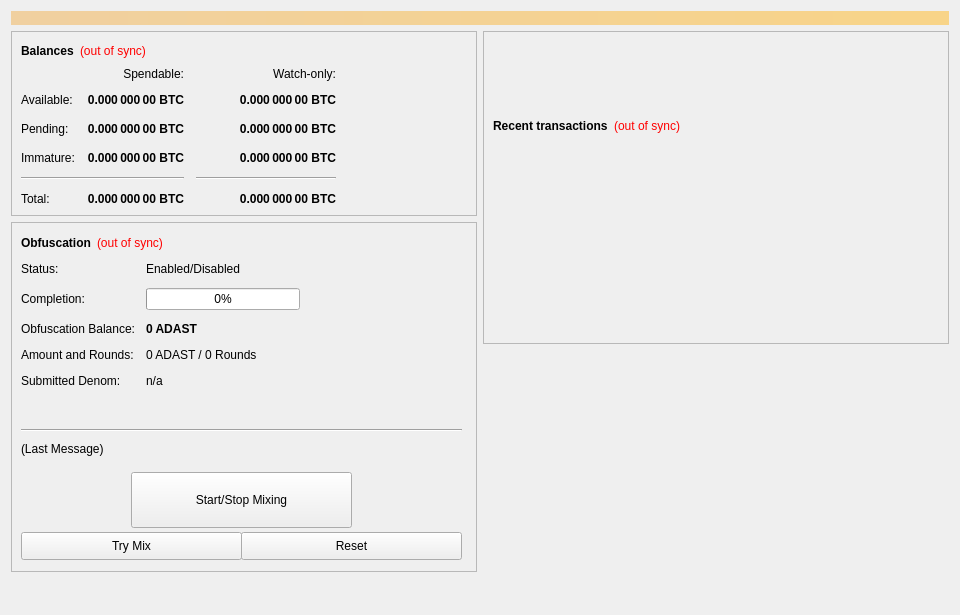
<?xml version="1.0" encoding="UTF-8"?>
<ui version="4.0">
 <class>OverviewPage</class>
 <widget class="QWidget" name="OverviewPage">
  <property name="geometry">
   <rect>
    <x>0</x>
    <y>0</y>
    <width>960</width>
    <height>615</height>
   </rect>
  </property>
  <property name="minimumSize">
   <size>
    <width>960</width>
    <height>0</height>
   </size>
  </property>
  <property name="windowTitle">
   <string>Form</string>
  </property>
  <layout class="QVBoxLayout" name="topLayout">
   <item>
    <widget class="QLabel" name="labelAlerts">
     <property name="visible">
      <bool>false</bool>
     </property>
     <property name="styleSheet">
      <string notr="true">background-color: qlineargradient(x1: 0, y1: 0, x2: 1, y2: 0, stop:0 #F0D0A0, stop:1 #F8D488); color:#000000;</string>
     </property>
     <property name="wordWrap">
      <bool>true</bool>
     </property>
     <property name="margin">
      <number>3</number>
     </property>
    </widget>
   </item>
   <item>
    <layout class="QHBoxLayout" name="horizontalLayout" stretch="1,1">
     <item>
      <layout class="QVBoxLayout" name="verticalLayout_2">
       <item>
        <widget class="QFrame" name="frame">
         <property name="frameShape">
          <enum>QFrame::StyledPanel</enum>
         </property>
         <property name="frameShadow">
          <enum>QFrame::Raised</enum>
         </property>
         <layout class="QVBoxLayout" name="verticalLayout_4">
          <item>
           <layout class="QHBoxLayout" name="horizontalLayout_4">
            <item>
             <widget class="QLabel" name="label_5">
              <property name="font">
               <font>
                <weight>75</weight>
                <bold>true</bold>
               </font>
              </property>
              <property name="text">
               <string>Balances</string>
              </property>
             </widget>
            </item>
            <item>
             <widget class="QLabel" name="labelWalletStatus">
              <property name="cursor">
               <cursorShape>WhatsThisCursor</cursorShape>
              </property>
              <property name="toolTip">
               <string>The displayed information may be out of date. Your wallet automatically synchronizes with the Adast network after a connection is established, but this process has not completed yet.</string>
              </property>
              <property name="styleSheet">
               <string notr="true">QLabel { color: red; }</string>
              </property>
              <property name="text">
               <string notr="true">(out of sync)</string>
              </property>
              <property name="alignment">
               <set>Qt::AlignLeading|Qt::AlignLeft|Qt::AlignVCenter</set>
              </property>
             </widget>
            </item>
            <item>
             <spacer name="horizontalSpacer_3">
              <property name="orientation">
               <enum>Qt::Horizontal</enum>
              </property>
              <property name="sizeHint" stdset="0">
               <size>
                <width>40</width>
                <height>20</height>
               </size>
              </property>
             </spacer>
            </item>
           </layout>
          </item>
          <item>
           <layout class="QGridLayout" name="gridLayout">
            <property name="spacing">
             <number>12</number>
            </property>
            <item row="2" column="2">
             <widget class="QLabel" name="labelWatchPending">
              <property name="font">
               <font>
                <weight>75</weight>
                <bold>true</bold>
               </font>
              </property>
              <property name="cursor">
               <cursorShape>IBeamCursor</cursorShape>
              </property>
              <property name="toolTip">
               <string>Unconfirmed transactions to watch-only addresses</string>
              </property>
              <property name="text">
               <string notr="true">0.000 000 00 BTC</string>
              </property>
              <property name="alignment">
               <set>Qt::AlignRight|Qt::AlignTrailing|Qt::AlignVCenter</set>
              </property>
              <property name="textInteractionFlags">
               <set>Qt::LinksAccessibleByMouse|Qt::TextSelectableByKeyboard|Qt::TextSelectableByMouse</set>
              </property>
             </widget>
            </item>
            <item row="2" column="1">
             <widget class="QLabel" name="labelUnconfirmed">
              <property name="font">
               <font>
                <weight>75</weight>
                <bold>true</bold>
               </font>
              </property>
              <property name="cursor">
               <cursorShape>IBeamCursor</cursorShape>
              </property>
              <property name="toolTip">
               <string>Total of transactions that have yet to be confirmed, and do not yet count toward the spendable balance</string>
              </property>
              <property name="text">
               <string notr="true">0.000 000 00 BTC</string>
              </property>
              <property name="alignment">
               <set>Qt::AlignRight|Qt::AlignTrailing|Qt::AlignVCenter</set>
              </property>
              <property name="textInteractionFlags">
               <set>Qt::LinksAccessibleByMouse|Qt::TextSelectableByKeyboard|Qt::TextSelectableByMouse</set>
              </property>
             </widget>
            </item>
            <item row="3" column="2">
             <widget class="QLabel" name="labelWatchImmature">
              <property name="font">
               <font>
                <weight>75</weight>
                <bold>true</bold>
               </font>
              </property>
              <property name="cursor">
               <cursorShape>IBeamCursor</cursorShape>
              </property>
              <property name="toolTip">
               <string>Staked or masternode rewards in watch-only addresses that has not yet matured</string>
              </property>
              <property name="text">
               <string notr="true">0.000 000 00 BTC</string>
              </property>
              <property name="alignment">
               <set>Qt::AlignRight|Qt::AlignTrailing|Qt::AlignVCenter</set>
              </property>
              <property name="textInteractionFlags">
               <set>Qt::LinksAccessibleByMouse|Qt::TextSelectableByKeyboard|Qt::TextSelectableByMouse</set>
              </property>
             </widget>
            </item>
            <item row="4" column="0" colspan="2">
             <widget class="Line" name="lineSpendableBalance">
              <property name="orientation">
               <enum>Qt::Horizontal</enum>
              </property>
             </widget>
            </item>
            <item row="4" column="2">
             <widget class="Line" name="lineWatchBalance">
              <property name="sizePolicy">
               <sizepolicy hsizetype="Preferred" vsizetype="Fixed">
                <horstretch>0</horstretch>
                <verstretch>0</verstretch>
               </sizepolicy>
              </property>
              <property name="minimumSize">
               <size>
                <width>140</width>
                <height>0</height>
               </size>
              </property>
              <property name="orientation">
               <enum>Qt::Horizontal</enum>
              </property>
             </widget>
            </item>
            <item row="5" column="0">
             <widget class="QLabel" name="labelTotalText">
              <property name="text">
               <string>Total:</string>
              </property>
             </widget>
            </item>
            <item row="3" column="1">
             <widget class="QLabel" name="labelImmature">
              <property name="font">
               <font>
                <weight>75</weight>
                <bold>true</bold>
               </font>
              </property>
              <property name="cursor">
               <cursorShape>IBeamCursor</cursorShape>
              </property>
              <property name="toolTip">
               <string>Staked or masternode rewards that has not yet matured</string>
              </property>
              <property name="text">
               <string notr="true">0.000 000 00 BTC</string>
              </property>
              <property name="alignment">
               <set>Qt::AlignRight|Qt::AlignTrailing|Qt::AlignVCenter</set>
              </property>
              <property name="textInteractionFlags">
               <set>Qt::LinksAccessibleByMouse|Qt::TextSelectableByKeyboard|Qt::TextSelectableByMouse</set>
              </property>
             </widget>
            </item>
            <item row="2" column="3">
             <spacer name="horizontalSpacer_2">
              <property name="orientation">
               <enum>Qt::Horizontal</enum>
              </property>
              <property name="sizeHint" stdset="0">
               <size>
                <width>40</width>
                <height>20</height>
               </size>
              </property>
             </spacer>
            </item>
            <item row="3" column="0">
             <widget class="QLabel" name="labelImmatureText">
              <property name="text">
               <string>Immature:</string>
              </property>
             </widget>
            </item>
            <item row="5" column="1">
             <widget class="QLabel" name="labelTotal">
              <property name="font">
               <font>
                <weight>75</weight>
                <bold>true</bold>
               </font>
              </property>
              <property name="cursor">
               <cursorShape>IBeamCursor</cursorShape>
              </property>
              <property name="toolTip">
               <string>Your current total balance</string>
              </property>
              <property name="text">
               <string notr="true">0.000 000 00 BTC</string>
              </property>
              <property name="alignment">
               <set>Qt::AlignRight|Qt::AlignTrailing|Qt::AlignVCenter</set>
              </property>
              <property name="textInteractionFlags">
               <set>Qt::LinksAccessibleByMouse|Qt::TextSelectableByKeyboard|Qt::TextSelectableByMouse</set>
              </property>
             </widget>
            </item>
            <item row="5" column="2">
             <widget class="QLabel" name="labelWatchTotal">
              <property name="font">
               <font>
                <weight>75</weight>
                <bold>true</bold>
               </font>
              </property>
              <property name="cursor">
               <cursorShape>IBeamCursor</cursorShape>
              </property>
              <property name="toolTip">
               <string>Current total balance in watch-only addresses</string>
              </property>
              <property name="text">
               <string notr="true">0.000 000 00 BTC</string>
              </property>
              <property name="alignment">
               <set>Qt::AlignRight|Qt::AlignTrailing|Qt::AlignVCenter</set>
              </property>
              <property name="textInteractionFlags">
               <set>Qt::LinksAccessibleByMouse|Qt::TextSelectableByKeyboard|Qt::TextSelectableByMouse</set>
              </property>
             </widget>
            </item>
            <item row="0" column="2">
             <widget class="QLabel" name="labelWatchonly">
              <property name="text">
               <string>Watch-only:</string>
              </property>
              <property name="alignment">
               <set>Qt::AlignRight|Qt::AlignTrailing|Qt::AlignVCenter</set>
              </property>
             </widget>
            </item>
            <item row="1" column="0">
             <widget class="QLabel" name="labelBalanceText">
              <property name="text">
               <string>Available:</string>
              </property>
             </widget>
            </item>
            <item row="1" column="1">
             <widget class="QLabel" name="labelBalance">
              <property name="font">
               <font>
                <weight>75</weight>
                <bold>true</bold>
               </font>
              </property>
              <property name="cursor">
               <cursorShape>IBeamCursor</cursorShape>
              </property>
              <property name="toolTip">
               <string>Your current spendable balance</string>
              </property>
              <property name="text">
               <string notr="true">0.000 000 00 BTC</string>
              </property>
              <property name="alignment">
               <set>Qt::AlignRight|Qt::AlignTrailing|Qt::AlignVCenter</set>
              </property>
              <property name="textInteractionFlags">
               <set>Qt::LinksAccessibleByMouse|Qt::TextSelectableByKeyboard|Qt::TextSelectableByMouse</set>
              </property>
             </widget>
            </item>
            <item row="1" column="2">
             <widget class="QLabel" name="labelWatchAvailable">
              <property name="font">
               <font>
                <weight>75</weight>
                <bold>true</bold>
               </font>
              </property>
              <property name="cursor">
               <cursorShape>IBeamCursor</cursorShape>
              </property>
              <property name="toolTip">
               <string>Your current balance in watch-only addresses</string>
              </property>
              <property name="text">
               <string notr="true">0.000 000 00 BTC</string>
              </property>
              <property name="alignment">
               <set>Qt::AlignRight|Qt::AlignTrailing|Qt::AlignVCenter</set>
              </property>
              <property name="textInteractionFlags">
               <set>Qt::LinksAccessibleByMouse|Qt::TextSelectableByKeyboard|Qt::TextSelectableByMouse</set>
              </property>
             </widget>
            </item>
            <item row="2" column="0">
             <widget class="QLabel" name="labelPendingText">
              <property name="text">
               <string>Pending:</string>
              </property>
             </widget>
            </item>
            <item row="0" column="1">
             <widget class="QLabel" name="labelSpendable">
              <property name="text">
               <string>Spendable:</string>
              </property>
              <property name="alignment">
               <set>Qt::AlignRight|Qt::AlignTrailing|Qt::AlignVCenter</set>
              </property>
             </widget>
            </item>
           </layout>
          </item>
         </layout>
        </widget>
       </item>
       <item>
        <widget class="QFrame" name="frameObfuscation">
         <property name="minimumSize">
          <size>
           <width>0</width>
           <height>350</height>
          </size>
         </property>
         <property name="layoutDirection">
          <enum>Qt::LeftToRight</enum>
         </property>
         <property name="frameShape">
          <enum>QFrame::StyledPanel</enum>
         </property>
         <property name="frameShadow">
          <enum>QFrame::Raised</enum>
         </property>
         <widget class="QWidget" name="formLayoutWidget">
          <property name="geometry">
           <rect>
            <x>10</x>
            <y>40</y>
            <width>451</width>
            <height>161</height>
           </rect>
          </property>
          <layout class="QFormLayout" name="formLayout">
           <property name="fieldGrowthPolicy">
            <enum>QFormLayout::AllNonFixedFieldsGrow</enum>
           </property>
           <property name="horizontalSpacing">
            <number>11</number>
           </property>
           <property name="verticalSpacing">
            <number>12</number>
           </property>
           <item row="0" column="0">
            <widget class="QLabel" name="label_6">
             <property name="text">
              <string>Status:</string>
             </property>
            </widget>
           </item>
           <item row="1" column="0">
            <widget class="QLabel" name="label_7">
             <property name="text">
              <string>Completion:</string>
             </property>
            </widget>
           </item>
           <item row="1" column="1">
            <widget class="QProgressBar" name="obfuscationProgress">
             <property name="maximumSize">
              <size>
               <width>154</width>
               <height>16777215</height>
              </size>
             </property>
             <property name="value">
              <number>0</number>
             </property>
            </widget>
           </item>
           <item row="2" column="0">
            <widget class="QLabel" name="labelAnonymizedText">
             <property name="text">
              <string>Obfuscation Balance:</string>
             </property>
            </widget>
           </item>
           <item row="2" column="1">
            <widget class="QLabel" name="labelAnonymized">
             <property name="font">
              <font>
               <weight>75</weight>
               <bold>true</bold>
              </font>
             </property>
             <property name="text">
              <string notr="true">0 ADAST</string>
             </property>
            </widget>
           </item>
           <item row="3" column="0">
            <widget class="QLabel" name="label_8">
             <property name="text">
              <string>Amount and Rounds:</string>
             </property>
            </widget>
           </item>
           <item row="3" column="1">
            <widget class="QLabel" name="labelAmountRounds">
             <property name="text">
              <string>0 ADAST / 0 Rounds</string>
             </property>
            </widget>
           </item>
           <item row="4" column="0">
            <widget class="QLabel" name="label_9">
             <property name="text">
              <string>Submitted Denom:</string>
             </property>
            </widget>
           </item>
           <item row="4" column="1">
            <widget class="QLabel" name="labelSubmittedDenom">
             <property name="toolTip">
              <string>The denominations you submitted to the Masternode.&lt;br&gt;To mix, other users must submit the exact same denominations.</string>
             </property>
             <property name="text">
              <string>n/a</string>
             </property>
            </widget>
           </item>
           <item row="0" column="1">
            <widget class="QLabel" name="obfuscationEnabled">
             <property name="text">
              <string>Enabled/Disabled</string>
             </property>
            </widget>
           </item>
          </layout>
         </widget>
         <widget class="QPushButton" name="runAutoDenom">
          <property name="geometry">
           <rect>
            <x>251</x>
            <y>17</y>
            <width>1</width>
            <height>1</height>
           </rect>
          </property>
          <property name="palette">
           <palette>
            <active>
             <colorrole role="WindowText">
              <brush brushstyle="SolidPattern">
               <color alpha="255">
                <red>0</red>
                <green>0</green>
                <blue>0</blue>
               </color>
              </brush>
             </colorrole>
             <colorrole role="Button">
              <brush brushstyle="SolidPattern">
               <color alpha="255">
                <red>239</red>
                <green>238</green>
                <blue>238</blue>
               </color>
              </brush>
             </colorrole>
             <colorrole role="Light">
              <brush brushstyle="SolidPattern">
               <color alpha="255">
                <red>255</red>
                <green>255</green>
                <blue>255</blue>
               </color>
              </brush>
             </colorrole>
             <colorrole role="Midlight">
              <brush brushstyle="SolidPattern">
               <color alpha="255">
                <red>247</red>
                <green>246</green>
                <blue>246</blue>
               </color>
              </brush>
             </colorrole>
             <colorrole role="Dark">
              <brush brushstyle="SolidPattern">
               <color alpha="255">
                <red>119</red>
                <green>119</green>
                <blue>119</blue>
               </color>
              </brush>
             </colorrole>
             <colorrole role="Mid">
              <brush brushstyle="SolidPattern">
               <color alpha="255">
                <red>159</red>
                <green>159</green>
                <blue>159</blue>
               </color>
              </brush>
             </colorrole>
             <colorrole role="Text">
              <brush brushstyle="SolidPattern">
               <color alpha="255">
                <red>0</red>
                <green>0</green>
                <blue>0</blue>
               </color>
              </brush>
             </colorrole>
             <colorrole role="BrightText">
              <brush brushstyle="SolidPattern">
               <color alpha="255">
                <red>255</red>
                <green>255</green>
                <blue>255</blue>
               </color>
              </brush>
             </colorrole>
             <colorrole role="ButtonText">
              <brush brushstyle="SolidPattern">
               <color alpha="255">
                <red>0</red>
                <green>0</green>
                <blue>0</blue>
               </color>
              </brush>
             </colorrole>
             <colorrole role="Base">
              <brush brushstyle="SolidPattern">
               <color alpha="255">
                <red>255</red>
                <green>255</green>
                <blue>255</blue>
               </color>
              </brush>
             </colorrole>
             <colorrole role="Window">
              <brush brushstyle="SolidPattern">
               <color alpha="255">
                <red>239</red>
                <green>238</green>
                <blue>238</blue>
               </color>
              </brush>
             </colorrole>
             <colorrole role="Shadow">
              <brush brushstyle="SolidPattern">
               <color alpha="255">
                <red>0</red>
                <green>0</green>
                <blue>0</blue>
               </color>
              </brush>
             </colorrole>
             <colorrole role="AlternateBase">
              <brush brushstyle="SolidPattern">
               <color alpha="255">
                <red>247</red>
                <green>246</green>
                <blue>246</blue>
               </color>
              </brush>
             </colorrole>
             <colorrole role="ToolTipBase">
              <brush brushstyle="SolidPattern">
               <color alpha="255">
                <red>255</red>
                <green>255</green>
                <blue>220</blue>
               </color>
              </brush>
             </colorrole>
             <colorrole role="ToolTipText">
              <brush brushstyle="SolidPattern">
               <color alpha="255">
                <red>0</red>
                <green>0</green>
                <blue>0</blue>
               </color>
              </brush>
             </colorrole>
            </active>
            <inactive>
             <colorrole role="WindowText">
              <brush brushstyle="SolidPattern">
               <color alpha="255">
                <red>0</red>
                <green>0</green>
                <blue>0</blue>
               </color>
              </brush>
             </colorrole>
             <colorrole role="Button">
              <brush brushstyle="SolidPattern">
               <color alpha="255">
                <red>239</red>
                <green>238</green>
                <blue>238</blue>
               </color>
              </brush>
             </colorrole>
             <colorrole role="Light">
              <brush brushstyle="SolidPattern">
               <color alpha="255">
                <red>255</red>
                <green>255</green>
                <blue>255</blue>
               </color>
              </brush>
             </colorrole>
             <colorrole role="Midlight">
              <brush brushstyle="SolidPattern">
               <color alpha="255">
                <red>247</red>
                <green>246</green>
                <blue>246</blue>
               </color>
              </brush>
             </colorrole>
             <colorrole role="Dark">
              <brush brushstyle="SolidPattern">
               <color alpha="255">
                <red>119</red>
                <green>119</green>
                <blue>119</blue>
               </color>
              </brush>
             </colorrole>
             <colorrole role="Mid">
              <brush brushstyle="SolidPattern">
               <color alpha="255">
                <red>159</red>
                <green>159</green>
                <blue>159</blue>
               </color>
              </brush>
             </colorrole>
             <colorrole role="Text">
              <brush brushstyle="SolidPattern">
               <color alpha="255">
                <red>0</red>
                <green>0</green>
                <blue>0</blue>
               </color>
              </brush>
             </colorrole>
             <colorrole role="BrightText">
              <brush brushstyle="SolidPattern">
               <color alpha="255">
                <red>255</red>
                <green>255</green>
                <blue>255</blue>
               </color>
              </brush>
             </colorrole>
             <colorrole role="ButtonText">
              <brush brushstyle="SolidPattern">
               <color alpha="255">
                <red>0</red>
                <green>0</green>
                <blue>0</blue>
               </color>
              </brush>
             </colorrole>
             <colorrole role="Base">
              <brush brushstyle="SolidPattern">
               <color alpha="255">
                <red>255</red>
                <green>255</green>
                <blue>255</blue>
               </color>
              </brush>
             </colorrole>
             <colorrole role="Window">
              <brush brushstyle="SolidPattern">
               <color alpha="255">
                <red>239</red>
                <green>238</green>
                <blue>238</blue>
               </color>
              </brush>
             </colorrole>
             <colorrole role="Shadow">
              <brush brushstyle="SolidPattern">
               <color alpha="255">
                <red>0</red>
                <green>0</green>
                <blue>0</blue>
               </color>
              </brush>
             </colorrole>
             <colorrole role="AlternateBase">
              <brush brushstyle="SolidPattern">
               <color alpha="255">
                <red>247</red>
                <green>246</green>
                <blue>246</blue>
               </color>
              </brush>
             </colorrole>
             <colorrole role="ToolTipBase">
              <brush brushstyle="SolidPattern">
               <color alpha="255">
                <red>255</red>
                <green>255</green>
                <blue>220</blue>
               </color>
              </brush>
             </colorrole>
             <colorrole role="ToolTipText">
              <brush brushstyle="SolidPattern">
               <color alpha="255">
                <red>0</red>
                <green>0</green>
                <blue>0</blue>
               </color>
              </brush>
             </colorrole>
            </inactive>
            <disabled>
             <colorrole role="WindowText">
              <brush brushstyle="SolidPattern">
               <color alpha="255">
                <red>119</red>
                <green>119</green>
                <blue>119</blue>
               </color>
              </brush>
             </colorrole>
             <colorrole role="Button">
              <brush brushstyle="SolidPattern">
               <color alpha="255">
                <red>239</red>
                <green>238</green>
                <blue>238</blue>
               </color>
              </brush>
             </colorrole>
             <colorrole role="Light">
              <brush brushstyle="SolidPattern">
               <color alpha="255">
                <red>255</red>
                <green>255</green>
                <blue>255</blue>
               </color>
              </brush>
             </colorrole>
             <colorrole role="Midlight">
              <brush brushstyle="SolidPattern">
               <color alpha="255">
                <red>247</red>
                <green>246</green>
                <blue>246</blue>
               </color>
              </brush>
             </colorrole>
             <colorrole role="Dark">
              <brush brushstyle="SolidPattern">
               <color alpha="255">
                <red>119</red>
                <green>119</green>
                <blue>119</blue>
               </color>
              </brush>
             </colorrole>
             <colorrole role="Mid">
              <brush brushstyle="SolidPattern">
               <color alpha="255">
                <red>159</red>
                <green>159</green>
                <blue>159</blue>
               </color>
              </brush>
             </colorrole>
             <colorrole role="Text">
              <brush brushstyle="SolidPattern">
               <color alpha="255">
                <red>119</red>
                <green>119</green>
                <blue>119</blue>
               </color>
              </brush>
             </colorrole>
             <colorrole role="BrightText">
              <brush brushstyle="SolidPattern">
               <color alpha="255">
                <red>255</red>
                <green>255</green>
                <blue>255</blue>
               </color>
              </brush>
             </colorrole>
             <colorrole role="ButtonText">
              <brush brushstyle="SolidPattern">
               <color alpha="255">
                <red>119</red>
                <green>119</green>
                <blue>119</blue>
               </color>
              </brush>
             </colorrole>
             <colorrole role="Base">
              <brush brushstyle="SolidPattern">
               <color alpha="255">
                <red>239</red>
                <green>238</green>
                <blue>238</blue>
               </color>
              </brush>
             </colorrole>
             <colorrole role="Window">
              <brush brushstyle="SolidPattern">
               <color alpha="255">
                <red>239</red>
                <green>238</green>
                <blue>238</blue>
               </color>
              </brush>
             </colorrole>
             <colorrole role="Shadow">
              <brush brushstyle="SolidPattern">
               <color alpha="255">
                <red>0</red>
                <green>0</green>
                <blue>0</blue>
               </color>
              </brush>
             </colorrole>
             <colorrole role="AlternateBase">
              <brush brushstyle="SolidPattern">
               <color alpha="255">
                <red>239</red>
                <green>238</green>
                <blue>238</blue>
               </color>
              </brush>
             </colorrole>
             <colorrole role="ToolTipBase">
              <brush brushstyle="SolidPattern">
               <color alpha="255">
                <red>255</red>
                <green>255</green>
                <blue>220</blue>
               </color>
              </brush>
             </colorrole>
             <colorrole role="ToolTipText">
              <brush brushstyle="SolidPattern">
               <color alpha="255">
                <red>0</red>
                <green>0</green>
                <blue>0</blue>
               </color>
              </brush>
             </colorrole>
            </disabled>
           </palette>
          </property>
          <property name="focusPolicy">
           <enum>Qt::NoFocus</enum>
          </property>
          <property name="autoFillBackground">
           <bool>true</bool>
          </property>
          <property name="text">
           <string/>
          </property>
          <property name="flat">
           <bool>true</bool>
          </property>
         </widget>
         <widget class="QPushButton" name="toggleObfuscation">
          <property name="geometry">
           <rect>
            <x>120</x>
            <y>250</y>
            <width>221</width>
            <height>56</height>
           </rect>
          </property>
          <property name="sizePolicy">
           <sizepolicy hsizetype="MinimumExpanding" vsizetype="Fixed">
            <horstretch>0</horstretch>
            <verstretch>0</verstretch>
           </sizepolicy>
          </property>
          <property name="text">
           <string>Start/Stop Mixing</string>
          </property>
         </widget>
         <widget class="Line" name="lineLastMessage">
          <property name="geometry">
           <rect>
            <x>10</x>
            <y>200</y>
            <width>441</width>
            <height>16</height>
           </rect>
          </property>
          <property name="orientation">
           <enum>Qt::Horizontal</enum>
          </property>
         </widget>
         <widget class="QLabel" name="obfuscationStatus">
          <property name="geometry">
           <rect>
            <x>10</x>
            <y>220</y>
            <width>451</width>
            <height>61</height>
           </rect>
          </property>
          <property name="minimumSize">
           <size>
            <width>288</width>
            <height>43</height>
           </size>
          </property>
          <property name="text">
           <string>(Last Message)</string>
          </property>
          <property name="alignment">
           <set>Qt::AlignLeading|Qt::AlignLeft|Qt::AlignTop</set>
          </property>
          <property name="wordWrap">
           <bool>true</bool>
          </property>
         </widget>
         <widget class="QPushButton" name="obfuscationAuto">
          <property name="geometry">
           <rect>
            <x>10</x>
            <y>310</y>
            <width>221</width>
            <height>28</height>
           </rect>
          </property>
          <property name="sizePolicy">
           <sizepolicy hsizetype="MinimumExpanding" vsizetype="Fixed">
            <horstretch>0</horstretch>
            <verstretch>0</verstretch>
           </sizepolicy>
          </property>
          <property name="toolTip">
           <string>Try to manually submit a Obfuscation request.</string>
          </property>
          <property name="text">
           <string>Try Mix</string>
          </property>
         </widget>
         <widget class="QPushButton" name="obfuscationReset">
          <property name="geometry">
           <rect>
            <x>230</x>
            <y>310</y>
            <width>221</width>
            <height>28</height>
           </rect>
          </property>
          <property name="sizePolicy">
           <sizepolicy hsizetype="MinimumExpanding" vsizetype="Fixed">
            <horstretch>0</horstretch>
            <verstretch>0</verstretch>
           </sizepolicy>
          </property>
          <property name="toolTip">
           <string>Reset the current status of Obfuscation (can interrupt Obfuscation if it's in the process of Mixing, which can cost you money!)</string>
          </property>
          <property name="autoFillBackground">
           <bool>false</bool>
          </property>
          <property name="text">
           <string>Reset</string>
          </property>
         </widget>
         <widget class="QWidget" name="layoutWidget">
          <property name="geometry">
           <rect>
            <x>10</x>
            <y>10</y>
            <width>431</width>
            <height>22</height>
           </rect>
          </property>
          <layout class="QHBoxLayout" name="horizontalLayout_5">
           <item>
            <widget class="QLabel" name="label_2">
             <property name="font">
              <font>
               <weight>75</weight>
               <bold>true</bold>
              </font>
             </property>
             <property name="text">
              <string>Obfuscation</string>
             </property>
            </widget>
           </item>
           <item>
            <widget class="QLabel" name="labelObfuscationSyncStatus">
             <property name="toolTip">
              <string>The displayed information may be out of date. Your wallet automatically synchronizes with the Adast network after a connection is established, but this process has not completed yet.</string>
             </property>
             <property name="styleSheet">
              <string notr="true">QLabel { color: red; }</string>
             </property>
             <property name="text">
              <string notr="true">(out of sync)</string>
             </property>
             <property name="alignment">
              <set>Qt::AlignLeading|Qt::AlignLeft|Qt::AlignVCenter</set>
             </property>
            </widget>
           </item>
           <item>
            <spacer name="horizontalSpacer_4">
             <property name="orientation">
              <enum>Qt::Horizontal</enum>
             </property>
             <property name="sizeHint" stdset="0">
              <size>
               <width>40</width>
               <height>20</height>
              </size>
             </property>
            </spacer>
           </item>
          </layout>
         </widget>
        </widget>
       </item>
       <item>
        <spacer name="verticalSpacer">
         <property name="orientation">
          <enum>Qt::Vertical</enum>
         </property>
         <property name="sizeHint" stdset="0">
          <size>
           <width>20</width>
           <height>40</height>
          </size>
         </property>
        </spacer>
       </item>
      </layout>
     </item>
     <item>
      <layout class="QVBoxLayout" name="verticalLayout_3">
       <item>
        <widget class="QFrame" name="frame_2">
         <property name="frameShape">
          <enum>QFrame::StyledPanel</enum>
         </property>
         <property name="frameShadow">
          <enum>QFrame::Raised</enum>
         </property>
         <layout class="QVBoxLayout" name="verticalLayout">
          <item>
           <spacer name="verticalSpacer_3">
            <property name="orientation">
             <enum>Qt::Vertical</enum>
            </property>
            <property name="sizeType">
             <enum>QSizePolicy::Fixed</enum>
            </property>
            <property name="sizeHint" stdset="0">
             <size>
              <width>20</width>
              <height>75</height>
             </size>
            </property>
           </spacer>
          </item>
          <item>
           <layout class="QHBoxLayout" name="horizontalLayout_2">
            <item>
             <widget class="QLabel" name="label_4">
              <property name="font">
               <font>
                <weight>75</weight>
                <bold>true</bold>
               </font>
              </property>
              <property name="text">
               <string>Recent transactions</string>
              </property>
             </widget>
            </item>
            <item>
             <widget class="QLabel" name="labelTransactionsStatus">
              <property name="cursor">
               <cursorShape>WhatsThisCursor</cursorShape>
              </property>
              <property name="toolTip">
               <string>The displayed information may be out of date. Your wallet automatically synchronizes with the Adast network after a connection is established, but this process has not completed yet.</string>
              </property>
              <property name="styleSheet">
               <string notr="true">QLabel { color: red; }</string>
              </property>
              <property name="text">
               <string notr="true">(out of sync)</string>
              </property>
              <property name="alignment">
               <set>Qt::AlignRight|Qt::AlignTrailing|Qt::AlignVCenter</set>
              </property>
             </widget>
            </item>
            <item>
             <spacer name="horizontalSpacer">
              <property name="orientation">
               <enum>Qt::Horizontal</enum>
              </property>
              <property name="sizeHint" stdset="0">
               <size>
                <width>40</width>
                <height>20</height>
               </size>
              </property>
             </spacer>
            </item>
           </layout>
          </item>
          <item>
           <widget class="QListView" name="listTransactions">
            <property name="styleSheet">
             <string notr="true">QListView { background: transparent; }</string>
            </property>
            <property name="frameShape">
             <enum>QFrame::NoFrame</enum>
            </property>
            <property name="verticalScrollBarPolicy">
             <enum>Qt::ScrollBarAlwaysOff</enum>
            </property>
            <property name="horizontalScrollBarPolicy">
             <enum>Qt::ScrollBarAlwaysOff</enum>
            </property>
            <property name="selectionMode">
             <enum>QAbstractItemView::NoSelection</enum>
            </property>
           </widget>
          </item>
         </layout>
        </widget>
       </item>
       <item>
        <spacer name="verticalSpacer_2">
         <property name="orientation">
          <enum>Qt::Vertical</enum>
         </property>
         <property name="sizeType">
          <enum>QSizePolicy::Expanding</enum>
         </property>
         <property name="sizeHint" stdset="0">
          <size>
           <width>20</width>
           <height>40</height>
          </size>
         </property>
        </spacer>
       </item>
      </layout>
     </item>
    </layout>
   </item>
  </layout>
 </widget>
 <resources/>
 <connections/>
</ui>
